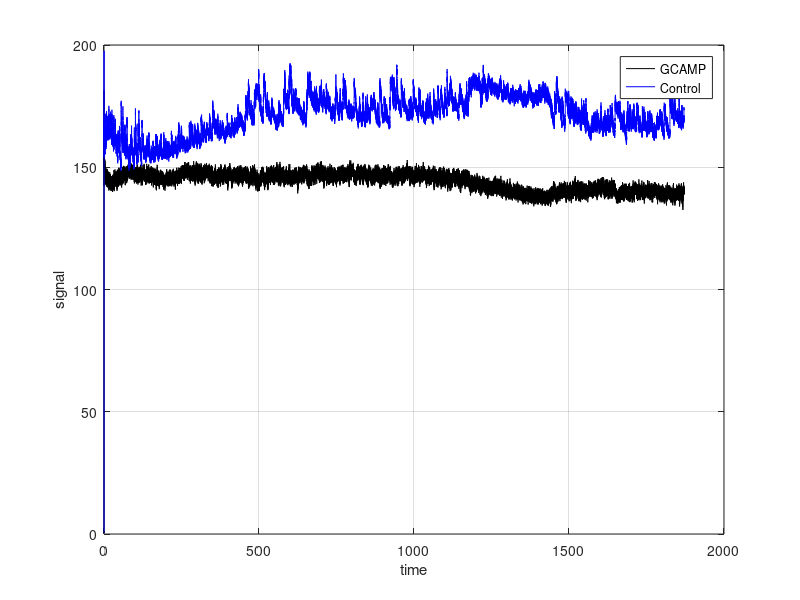

The MATLAB script that drew this image: (Note: this script raises an error after producing the figure.)
clc;
clf;
clear;
A=importdata('DMS-DA2M-YFP_COC1_CNO-220523-101000_4158A-4159B-220523-132235_channel_2_-1-30.mat');
X=A.sig_405_RS;
Xt=X.';
Q=A.sig_472_RS;
Qt=Q.';
YData=A.timeFP_RS;
Yt=YData.';
Tp=plot(Yt,Xt,'-k');
hold on;
grid on;
Kt=plot(Yt,Qt,'-b');
legend([Tp Kt],{'GCAMP','Control'})
xlabel("time");
ylabel("signal");
K=max(Xt);
Kp=min(Xt);

int = trapz(Xt)
Int = trapz(Qt)
Plz = trapz(Xt,Qt)
diff= Int-int
figure
xy = categorical({'Control','GCAMP','GCAMP-control'});
ht=[int,Int,diff];
y = [2.6963e+07 ;3.2051e+07; 1.3994e+04];
bar(xy,ht)
ylabel("area")